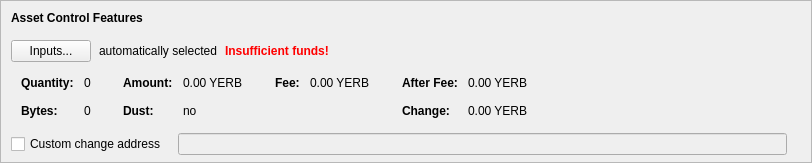
      <widget class="QFrame" name="frameAssetControl">
       <property name="sizePolicy">
        <sizepolicy hsizetype="Expanding" vsizetype="Fixed">
         <horstretch>0</horstretch>
         <verstretch>0</verstretch>
        </sizepolicy>
       </property>
       <property name="maximumSize">
        <size>
         <width>16777215</width>
         <height>16777215</height>
        </size>
       </property>
       <property name="frameShape">
        <enum>QFrame::StyledPanel</enum>
       </property>
       <property name="frameShadow">
        <enum>QFrame::Sunken</enum>
       </property>
       <layout class="QVBoxLayout" name="verticalLayoutAssetControl2">
        <property name="spacing">
         <number>0</number>
        </property>
        <property name="leftMargin">
         <number>0</number>
        </property>
        <property name="topMargin">
         <number>0</number>
        </property>
        <property name="rightMargin">
         <number>0</number>
        </property>
        <property name="bottomMargin">
         <number>6</number>
        </property>
        <item>
         <layout class="QVBoxLayout" name="verticalLayoutAssetControl" stretch="0,0,0,0,1">
          <property name="spacing">
           <number>0</number>
          </property>
          <property name="leftMargin">
           <number>10</number>
          </property>
          <property name="topMargin">
           <number>10</number>
          </property>
          <item>
           <layout class="QHBoxLayout" name="horizontalLayoutAssetControl1">
            <property name="bottomMargin">
             <number>15</number>
            </property>
            <item>
             <widget class="QLabel" name="labelAssetControlFeatures">
              <property name="sizePolicy">
               <sizepolicy hsizetype="Preferred" vsizetype="Maximum">
                <horstretch>0</horstretch>
                <verstretch>0</verstretch>
               </sizepolicy>
              </property>
              <property name="font">
               <font>
                <weight>75</weight>
                <bold>true</bold>
               </font>
              </property>
              <property name="styleSheet">
               <string notr="true">font-weight:bold;</string>
              </property>
              <property name="text">
               <string>Asset Control Features</string>
              </property>
             </widget>
            </item>
           </layout>
          </item>
          <item>
           <layout class="QHBoxLayout" name="horizontalLayoutAssetControl2" stretch="0,0,0,0">
            <property name="spacing">
             <number>8</number>
            </property>
            <property name="bottomMargin">
             <number>10</number>
            </property>
            <item>
             <widget class="QPushButton" name="pushButtonAssetControl">
              <property name="styleSheet">
               <string notr="true"/>
              </property>
              <property name="text">
               <string>Inputs...</string>
              </property>
              <property name="autoDefault">
               <bool>false</bool>
              </property>
             </widget>
            </item>
            <item>
             <widget class="QLabel" name="labelAssetControlAutomaticallySelected">
              <property name="text">
               <string>automatically selected</string>
              </property>
              <property name="margin">
               <number>5</number>
              </property>
             </widget>
            </item>
            <item>
             <widget class="QLabel" name="labelAssetControlInsuffFunds">
              <property name="font">
               <font>
                <weight>75</weight>
                <bold>true</bold>
               </font>
              </property>
              <property name="styleSheet">
               <string notr="true">color:red;font-weight:bold;</string>
              </property>
              <property name="text">
               <string>Insufficient funds!</string>
              </property>
              <property name="margin">
               <number>5</number>
              </property>
             </widget>
            </item>
            <item>
             <spacer name="horizontalSpacerAssetControl">
              <property name="orientation">
               <enum>Qt::Horizontal</enum>
              </property>
              <property name="sizeHint" stdset="0">
               <size>
                <width>40</width>
                <height>1</height>
               </size>
              </property>
             </spacer>
            </item>
           </layout>
          </item>
          <item>
           <widget class="QWidget" name="widgetAssetControl" native="true">
            <property name="sizePolicy">
             <sizepolicy hsizetype="Preferred" vsizetype="Preferred">
              <horstretch>0</horstretch>
              <verstretch>0</verstretch>
             </sizepolicy>
            </property>
            <property name="minimumSize">
             <size>
              <width>0</width>
              <height>0</height>
             </size>
            </property>
            <property name="styleSheet">
             <string notr="true"/>
            </property>
            <layout class="QHBoxLayout" name="horizontalLayoutAssetControl5">
             <property name="leftMargin">
              <number>0</number>
             </property>
             <property name="topMargin">
              <number>0</number>
             </property>
             <property name="rightMargin">
              <number>0</number>
             </property>
             <property name="bottomMargin">
              <number>0</number>
             </property>
             <item>
              <layout class="QHBoxLayout" name="horizontalLayoutAssetControl3" stretch="0,0,0,1">
               <property name="spacing">
                <number>20</number>
               </property>
               <property name="topMargin">
                <number>0</number>
               </property>
               <property name="bottomMargin">
                <number>10</number>
               </property>
               <item>
                <layout class="QFormLayout" name="formLayoutAssetControl1">
                 <property name="horizontalSpacing">
                  <number>10</number>
                 </property>
                 <property name="verticalSpacing">
                  <number>14</number>
                 </property>
                 <property name="leftMargin">
                  <number>10</number>
                 </property>
                 <property name="topMargin">
                  <number>4</number>
                 </property>
                 <property name="rightMargin">
                  <number>6</number>
                 </property>
                 <item row="0" column="0">
                  <widget class="QLabel" name="labelAssetControlQuantityText">
                   <property name="font">
                    <font>
                     <weight>75</weight>
                     <bold>true</bold>
                    </font>
                   </property>
                   <property name="text">
                    <string>Quantity:</string>
                   </property>
                   <property name="margin">
                    <number>0</number>
                   </property>
                  </widget>
                 </item>
                 <item row="0" column="1">
                  <widget class="QLabel" name="labelAssetControlQuantity">
                   <property name="cursor">
                    <cursorShape>IBeamCursor</cursorShape>
                   </property>
                   <property name="contextMenuPolicy">
                    <enum>Qt::ActionsContextMenu</enum>
                   </property>
                   <property name="text">
                    <string notr="true">0</string>
                   </property>
                   <property name="margin">
                    <number>0</number>
                   </property>
                   <property name="textInteractionFlags">
                    <set>Qt::LinksAccessibleByMouse|Qt::TextSelectableByKeyboard|Qt::TextSelectableByMouse</set>
                   </property>
                  </widget>
                 </item>
                 <item row="1" column="0">
                  <widget class="QLabel" name="labelAssetControlBytesText">
                   <property name="font">
                    <font>
                     <weight>75</weight>
                     <bold>true</bold>
                    </font>
                   </property>
                   <property name="text">
                    <string>Bytes:</string>
                   </property>
                  </widget>
                 </item>
                 <item row="1" column="1">
                  <widget class="QLabel" name="labelAssetControlBytes">
                   <property name="cursor">
                    <cursorShape>IBeamCursor</cursorShape>
                   </property>
                   <property name="contextMenuPolicy">
                    <enum>Qt::ActionsContextMenu</enum>
                   </property>
                   <property name="text">
                    <string notr="true">0</string>
                   </property>
                   <property name="textInteractionFlags">
                    <set>Qt::LinksAccessibleByMouse|Qt::TextSelectableByKeyboard|Qt::TextSelectableByMouse</set>
                   </property>
                  </widget>
                 </item>
                </layout>
               </item>
               <item>
                <layout class="QFormLayout" name="formLayoutAssetControl2">
                 <property name="horizontalSpacing">
                  <number>10</number>
                 </property>
                 <property name="verticalSpacing">
                  <number>14</number>
                 </property>
                 <property name="leftMargin">
                  <number>6</number>
                 </property>
                 <property name="topMargin">
                  <number>4</number>
                 </property>
                 <property name="rightMargin">
                  <number>6</number>
                 </property>
                 <item row="0" column="0">
                  <widget class="QLabel" name="labelAssetControlAmountText">
                   <property name="font">
                    <font>
                     <weight>75</weight>
                     <bold>true</bold>
                    </font>
                   </property>
                   <property name="text">
                    <string>Amount:</string>
                   </property>
                   <property name="margin">
                    <number>0</number>
                   </property>
                  </widget>
                 </item>
                 <item row="0" column="1">
                  <widget class="QLabel" name="labelAssetControlAmount">
                   <property name="cursor">
                    <cursorShape>IBeamCursor</cursorShape>
                   </property>
                   <property name="contextMenuPolicy">
                    <enum>Qt::ActionsContextMenu</enum>
                   </property>
                   <property name="text">
                    <string notr="true">0.00 YERB</string>
                   </property>
                   <property name="textInteractionFlags">
                    <set>Qt::LinksAccessibleByMouse|Qt::TextSelectableByKeyboard|Qt::TextSelectableByMouse</set>
                   </property>
                  </widget>
                 </item>
                 <item row="1" column="0">
                  <widget class="QLabel" name="labelAssetControlLowOutputText">
                   <property name="font">
                    <font>
                     <weight>75</weight>
                     <bold>true</bold>
                    </font>
                   </property>
                   <property name="text">
                    <string>Dust:</string>
                   </property>
                  </widget>
                 </item>
                 <item row="1" column="1">
                  <widget class="QLabel" name="labelAssetControlLowOutput">
                   <property name="cursor">
                    <cursorShape>IBeamCursor</cursorShape>
                   </property>
                   <property name="contextMenuPolicy">
                    <enum>Qt::ActionsContextMenu</enum>
                   </property>
                   <property name="text">
                    <string notr="true">no</string>
                   </property>
                   <property name="textInteractionFlags">
                    <set>Qt::LinksAccessibleByMouse|Qt::TextSelectableByKeyboard|Qt::TextSelectableByMouse</set>
                   </property>
                  </widget>
                 </item>
                </layout>
               </item>
               <item>
                <layout class="QFormLayout" name="formLayoutAssetControl3">
                 <property name="horizontalSpacing">
                  <number>10</number>
                 </property>
                 <property name="verticalSpacing">
                  <number>14</number>
                 </property>
                 <property name="leftMargin">
                  <number>6</number>
                 </property>
                 <property name="topMargin">
                  <number>4</number>
                 </property>
                 <property name="rightMargin">
                  <number>6</number>
                 </property>
                 <item row="0" column="0">
                  <widget class="QLabel" name="labelAssetControlFeeText">
                   <property name="font">
                    <font>
                     <weight>75</weight>
                     <bold>true</bold>
                    </font>
                   </property>
                   <property name="text">
                    <string>Fee:</string>
                   </property>
                   <property name="margin">
                    <number>0</number>
                   </property>
                  </widget>
                 </item>
                 <item row="0" column="1">
                  <widget class="QLabel" name="labelAssetControlFee">
                   <property name="cursor">
                    <cursorShape>IBeamCursor</cursorShape>
                   </property>
                   <property name="contextMenuPolicy">
                    <enum>Qt::ActionsContextMenu</enum>
                   </property>
                   <property name="text">
                    <string notr="true">0.00 YERB</string>
                   </property>
                   <property name="textInteractionFlags">
                    <set>Qt::LinksAccessibleByMouse|Qt::TextSelectableByKeyboard|Qt::TextSelectableByMouse</set>
                   </property>
                  </widget>
                 </item>
                </layout>
               </item>
               <item>
                <layout class="QFormLayout" name="formLayoutAssetControl4">
                 <property name="horizontalSpacing">
                  <number>10</number>
                 </property>
                 <property name="verticalSpacing">
                  <number>14</number>
                 </property>
                 <property name="leftMargin">
                  <number>6</number>
                 </property>
                 <property name="topMargin">
                  <number>4</number>
                 </property>
                 <property name="rightMargin">
                  <number>6</number>
                 </property>
                 <item row="0" column="0">
                  <widget class="QLabel" name="labelAssetControlAfterFeeText">
                   <property name="font">
                    <font>
                     <weight>75</weight>
                     <bold>true</bold>
                    </font>
                   </property>
                   <property name="text">
                    <string>After Fee:</string>
                   </property>
                   <property name="margin">
                    <number>0</number>
                   </property>
                  </widget>
                 </item>
                 <item row="0" column="1">
                  <widget class="QLabel" name="labelAssetControlAfterFee">
                   <property name="cursor">
                    <cursorShape>IBeamCursor</cursorShape>
                   </property>
                   <property name="contextMenuPolicy">
                    <enum>Qt::ActionsContextMenu</enum>
                   </property>
                   <property name="text">
                    <string notr="true">0.00 YERB</string>
                   </property>
                   <property name="textInteractionFlags">
                    <set>Qt::LinksAccessibleByMouse|Qt::TextSelectableByKeyboard|Qt::TextSelectableByMouse</set>
                   </property>
                  </widget>
                 </item>
                 <item row="1" column="0">
                  <widget class="QLabel" name="labelAssetControlChangeText">
                   <property name="font">
                    <font>
                     <weight>75</weight>
                     <bold>true</bold>
                    </font>
                   </property>
                   <property name="text">
                    <string>Change:</string>
                   </property>
                  </widget>
                 </item>
                 <item row="1" column="1">
                  <widget class="QLabel" name="labelAssetControlChange">
                   <property name="cursor">
                    <cursorShape>IBeamCursor</cursorShape>
                   </property>
                   <property name="contextMenuPolicy">
                    <enum>Qt::ActionsContextMenu</enum>
                   </property>
                   <property name="text">
                    <string notr="true">0.00 YERB</string>
                   </property>
                   <property name="textInteractionFlags">
                    <set>Qt::LinksAccessibleByMouse|Qt::TextSelectableByKeyboard|Qt::TextSelectableByMouse</set>
                   </property>
                  </widget>
                 </item>
                </layout>
               </item>
              </layout>
             </item>
            </layout>
           </widget>
          </item>
          <item>
           <layout class="QHBoxLayout" name="horizontalLayoutAssetControl4" stretch="0,0,0">
            <property name="spacing">
             <number>12</number>
            </property>
            <property name="sizeConstraint">
             <enum>QLayout::SetDefaultConstraint</enum>
            </property>
            <property name="topMargin">
             <number>5</number>
            </property>
            <property name="rightMargin">
             <number>5</number>
            </property>
            <item>
             <widget class="QCheckBox" name="checkBoxAssetControlChange">
              <property name="toolTip">
               <string>If this is activated, but the change address is empty or invalid, change will be sent to a newly generated address.</string>
              </property>
              <property name="text">
               <string>Custom change address</string>
              </property>
             </widget>
            </item>
            <item>
             <widget class="QValidatedLineEdit" name="lineEditAssetControlChange">
              <property name="enabled">
               <bool>false</bool>
              </property>
              <property name="sizePolicy">
               <sizepolicy hsizetype="Expanding" vsizetype="Fixed">
                <horstretch>0</horstretch>
                <verstretch>0</verstretch>
               </sizepolicy>
              </property>
             </widget>
            </item>
            <item>
             <widget class="QLabel" name="labelAssetControlChangeLabel">
              <property name="sizePolicy">
               <sizepolicy hsizetype="Preferred" vsizetype="Expanding">
                <horstretch>0</horstretch>
                <verstretch>0</verstretch>
               </sizepolicy>
              </property>
              <property name="minimumSize">
               <size>
                <width>0</width>
                <height>0</height>
               </size>
              </property>
              <property name="text">
               <string/>
              </property>
              <property name="margin">
               <number>3</number>
              </property>
             </widget>
            </item>
           </layout>
          </item>
          <item>
           <spacer name="verticalSpacerAssetControl">
            <property name="orientation">
             <enum>Qt::Vertical</enum>
            </property>
            <property name="sizeHint" stdset="0">
             <size>
              <width>800</width>
              <height>1</height>
             </size>
            </property>
           </spacer>
          </item>
         </layout>
        </item>
       </layout>
      </widget>
